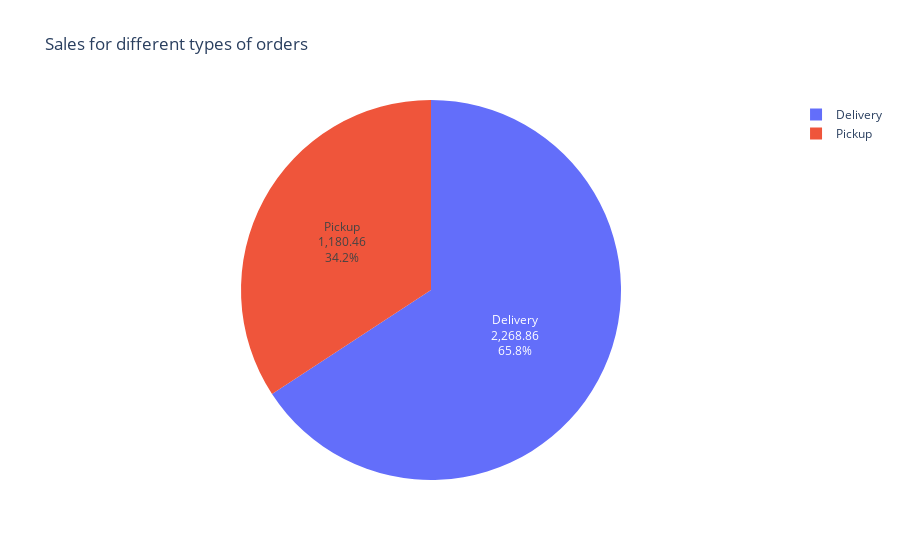

The notebook cell saved with this chart:
### Code cell
fig2 = px.pie(sales_order_type, values='sales_amount', names='order_type', title='Sales for different types of orders')
fig2.update_traces(textposition='inside', textinfo='percent+label+value')
fig2.show()

### Figure 1 — Plotly figure (JSON) as saved in the notebook; plotly's stock layout.template omitted (floating-point values rounded to 4 significant figures)
{"data": [{"domain": {"x": [0, 1], "y": [0, 1]}, "hovertemplate": "order_type=%{label}<br>sales_amount=%{value}<extra></extra>", "labels": ["Delivery", "Pickup"], "legendgroup": "", "name": "", "showlegend": true, "textinfo": "percent+label+value", "textposition": "inside", "type": "pie", "values": [2269.0, 1180.0]}], "layout": {"legend": {"tracegroupgap": 0}, "title": {"text": "Sales for different types of orders"}}}
